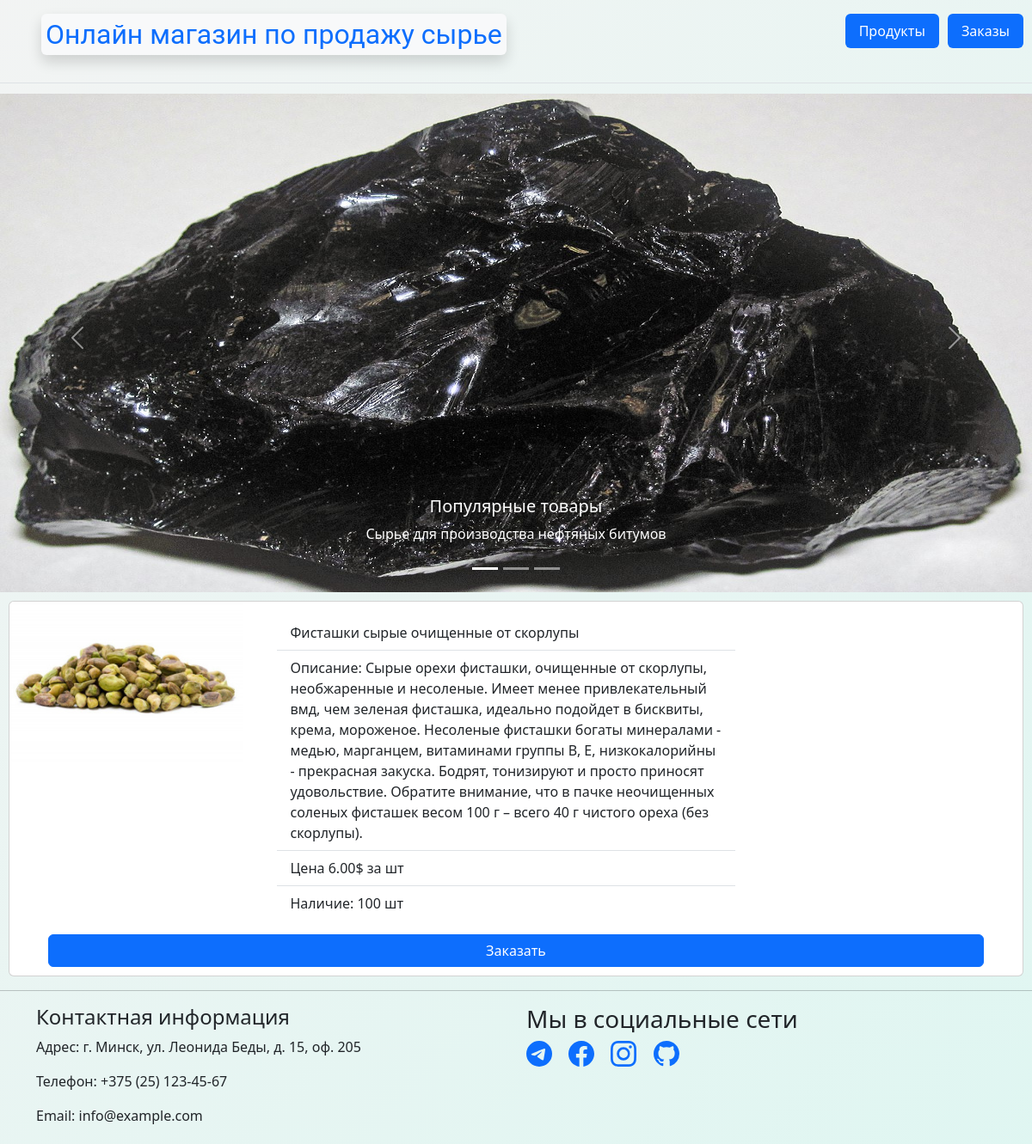
Page /products/3/ on the committed database.
### app/models.py (models this page shows, shortened)
class Product(models.Model):
    name = models.CharField(max_length=255)
    description = models.TextField()
    price = models.DecimalField(max_digits=10, decimal_places=2)
    quantity = models.PositiveIntegerField()
    product_image = models.ImageField()
    class Meta:
        verbose_name = 'Продукт'
        verbose_name_plural = 'Продукты'

### app/views.py (the view)
# urls.py: path('products/<int:pk>/', ProductView.as_view(), name='product_detail'),
class ProductView(DetailView):
    model = Product
    template_name = 'app/product_detail.html'

### app/templates/app/product_detail.html (shortened to what this page needs)
{%extends './index.html'%}
{%load static%}
{%block main%}
<div class="card" style="margin: 10px;">
    <div class="row col-12">
        <div class="col-3">
            <img src="{{ product.product_image.url }}" class="img-fluid rounded-start" alt="...">
        </div>
        <div class="col-md-6">
            <div class="card-body">
                <ul class="list-group list-group-flush">
                    <li class="list-group-item">{{ product.name }}</li>
                    <li class="list-group-item">Описание: {{ product.description }}</li>
                    <li class="list-group-item">Цена {{product.price}}$ за шт</li>
                    <li class="list-group-item">Наличие: {{ product.quantity }} шт</li>
                </ul>
            </div>
        </div>
    </div>
        <a href="{% url 'app:create_order' %}" class="btn btn-primary " style="margin-left: 45px; margin-right: 45px; margin-bottom: 10px;">Заказать</a>
</div>
{%endblock%}

### rows in the picture
Product: product_image (picture), name "Фисташки сырые очищенные от скорлупы", description "Сырые орехи фисташки, очищенные от скорлупы, необжаренные и несоленые. Имеет менее привлекательный вмд, чем зеленая фисташка, идеально подойдет в бисквиты, крема, мороженое. Несоленые фисташки богаты минералами - медью, марганцем, витаминами группы B, E, низкокалорийны - прекрасная закуска. Бодрят, тонизируют и просто приносят удовольствие. Обратите внимание, что в пачке неочищенных соленых фисташек весом 100 г – всего 40 г чистого ореха (без скорлупы).", price "6.00", quantity "100"
